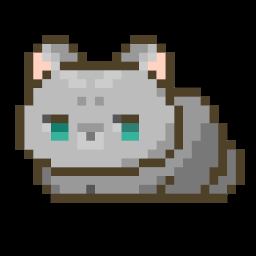
#> input picture pochi_256_256.png, 256 x 256 px; its folder holds 3 pictures in this run
$ jupyter execute 2_simple_merge.ipynb   (shell and % lines are left out)
#> lines starting #> are read from the running program, lines starting #| are printed output that depends on the picture
<h1>Table of Contents<span class="tocSkip"></span></h1>
<div class="toc"><ul class="toc-item"><li><span><a href="#はじめに" data-toc-modified-id="はじめに-1"><span class="toc-item-num">1&nbsp;&nbsp;</span>はじめに</a></span></li><li><span><a href="#前準備" data-toc-modified-id="前準備-2"><span class="toc-item-num">2&nbsp;&nbsp;</span>前準備</a></span><ul class="toc-item"><li><span><a href="#パッケージのインストール" data-toc-modified-id="パッケージのインストール-2.1"><span class="toc-item-num">2.1&nbsp;&nbsp;</span>パッケージのインストール</a></span></li><li><span><a href="#パッケージの読み込み" data-toc-modified-id="パッケージの読み込み-2.2"><span class="toc-item-num">2.2&nbsp;&nbsp;</span>パッケージの読み込み</a></span></li><li><span><a href="#画像表示用関数の定義" data-toc-modified-id="画像表示用関数の定義-2.3"><span class="toc-item-num">2.3&nbsp;&nbsp;</span>画像表示用関数の定義</a></span></li></ul></li><li><span><a href="#全体の流れ" data-toc-modified-id="全体の流れ-3"><span class="toc-item-num">3&nbsp;&nbsp;</span>全体の流れ</a></span><ul class="toc-item"><li><span><a href="#結合対象画像の読み込み" data-toc-modified-id="結合対象画像の読み込み-3.1"><span class="toc-item-num">3.1&nbsp;&nbsp;</span>結合対象画像の読み込み</a></span></li><li><span><a href="#出力画像サイズを計算し、空の画像を生成" data-toc-modified-id="出力画像サイズを計算し、空の画像を生成-3.2"><span class="toc-item-num">3.2&nbsp;&nbsp;</span>出力画像サイズを計算し、空の画像を生成</a></span><ul class="toc-item"><li><span><a href="#出力サイズ" data-toc-modified-id="出力サイズ-3.2.1"><span class="toc-item-num">3.2.1&nbsp;&nbsp;</span>出力サイズ</a></span></li><li><span><a href="#空の画像を生成" data-toc-modified-id="空の画像を生成-3.2.2"><span class="toc-item-num">3.2.2&nbsp;&nbsp;</span>空の画像を生成</a></span></li></ul></li><li><span><a href="#読み込んだ画像を空の画像へ順次設定" data-toc-modified-id="読み込んだ画像を空の画像へ順次設定-3.3"><span class="toc-item-num">3.3&nbsp;&nbsp;</span>読み込んだ画像を空の画像へ順次設定</a></span></li></ul></li><li><span><a href="#まとめ" data-toc-modified-id="まとめ-4"><span class="toc-item-num">4&nbsp;&nbsp;</span>まとめ</a></span><ul class="toc-item"><li><span><a href="#関数化" data-toc-modified-id="関数化-4.1"><span class="toc-item-num">4.1&nbsp;&nbsp;</span>関数化</a></span></li><li><span><a href="#関数使用" data-toc-modified-id="関数使用-4.2"><span class="toc-item-num">4.2&nbsp;&nbsp;</span>関数使用</a></span></li></ul></li></ul></div>

# はじめに

この notebook では複数画像を単純に横 or 縦に結合する方法について説明していきます

# 前準備

## パッケージのインストール

## パッケージの読み込み

[cell 1]
import matplotlib.pyplot as plt
import numpy as np
import cv2 as cv

## 画像表示用関数の定義

[cell 2]
def imgshow(src):
    # 複数枚
    if type(src) is list:
        fig = plt.figure(figsize=(8 * len(src), 16))
        for i, img in enumerate(src, 1):
            ax = fig.add_subplot(1, len(src), i)
            # グレースケール
            if img.ndim == 2:
                ax.imshow(img, cmap='gray', vmin=0, vmax=255)
            # BGR
            elif img.shape[2] == 3:
                ax.imshow(cv.cvtColor(img, cv.COLOR_BGR2RGB))
            # BGRA
            elif img.shape[2] == 4:
                ax.imshow(cv.cvtColor(img, cv.COLOR_BGRA2RGBA))
    # 1枚
    else:
        plt.figure(figsize=(8, 16))
        if src.ndim == 2:
            plt.imshow(src, cmap='gray', vmin=0, vmax=255)
        elif src.shape[2] == 3:
            plt.imshow(cv.cvtColor(src, cv.COLOR_BGR2RGB))
        elif src.shape[2] == 4:
            plt.imshow(cv.cvtColor(src, cv.COLOR_BGRA2RGBA))

    plt.show()

# 全体の流れ

1. 結合対象画像読み込み
2. 出力画像サイズを計算し、空の画像を生成
3. 読み込んだ画像を空の画像へ順次設定

## 結合対象画像の読み込み

今回は以下の 3 枚を使い説明していきます
読み込みは

```c
cv.imread('画像のPath', 読み込み形式)
```

で行います
読み込み形式は cv.IMREAD_UNCHANGED(BGR、アルファチャンネルが含まれる場合は BGRA)を指定します

[cell 3]
# 結合対象画像をlistへ格納
images = []

for i, num in enumerate([256, 512, 1024], 1):
    img = cv.imread(f'pochi_{num}_{num}.png', cv.IMREAD_UNCHANGED)
#> img is the input picture: shape (256, 256, 4); mean B, G, R, A 58.7, 62.6, 63.9, 114.5
    print(f'{i}枚目 : {img.shape[1]}px x {img.shape[1]}px')
#| 1枚目 : 256px x 256px
    images.append(img)

## 出力画像サイズを計算し、空の画像を生成

### 出力サイズ

縦結合か横結合かで計算方法が異なります

- 縦結合
  幅 : 入力画像の幅の最大値
  高さ : 入力画像の高さの合計

- 横結合
  幅 : 入力画像の幅の合計
  高さ : 入力画像の高さの最大値

[cell 4]
# 縦結合の場合
width = max(m.shape[1] for m in images)
#> width = 1024
height = sum(m.shape[0] for m in images)
#> height = 1792
print(f'Vertical width:{width}px height::{height}px')
#| Vertical width:1024px height::1792px

# 縦結合の場合
width = sum(m.shape[1] for m in images)
#> width = 1792
height = max(m.shape[0] for m in images)
#> height = 1024
print(f'Horizontal width:{width}px height::{height}px')
#| Horizontal width:1792px height::1024px

### 空の画像を生成

Python で OpenCv を使用する場合の画像のデータは
**[高さ, 幅, 種別毎のパラメータ(BGR,BGRA 等)]** の配列(ndarray)となるので
今回は背景透過(アルファチャンネルあり(種別毎のパラメータは BGRA の 4byte))で作成します
(アルファチャンネルを 0(透明)で初期化します)

また、OpenCv は各色空間の上下限が 0-255 の byte 型なので、

```c
dtype=np.unit8
```

の指定も行ってください

[cell 5]
output_img = np.zeros((height, width, 4), dtype=np.uint8)
print(
    f'OutputImage width:{output_img.shape[1]}px height::{output_img.shape[0]}px')
#| OutputImage width:1792px height::1024px

## 読み込んだ画像を空の画像へ順次設定

[cell 6]
x = 0
y = 0

for img in images:
    # 入力画像がBGRAになるよう色空間を変更
    # グレースケール
    if img.ndim == 2:
        merge_img = cv.cvtColor(img, cv.COLOR_GRAY2BGRA)
    # BGR
    elif img.shape[2] == 3:
        merge_img = cv.cvtColor(img, cv.COLOR_BGR2BGRA)
    # BGRA
    elif img.shape[2] == 4:
        merge_img = img

    # 縦結合の場合
    # output_img[y: y + merge_img.shape[0], 0: merge_img.shape[1]] = merge_img
    # y += merge_img.shape[0]

    # 横結合の場合
    output_img[0: merge_img.shape[0], x: x + merge_img.shape[1]] = merge_img
    x += merge_img.shape[1]
#> this loop made 3 passes
#> x on passes 1 to 3: 256, 768, 1792
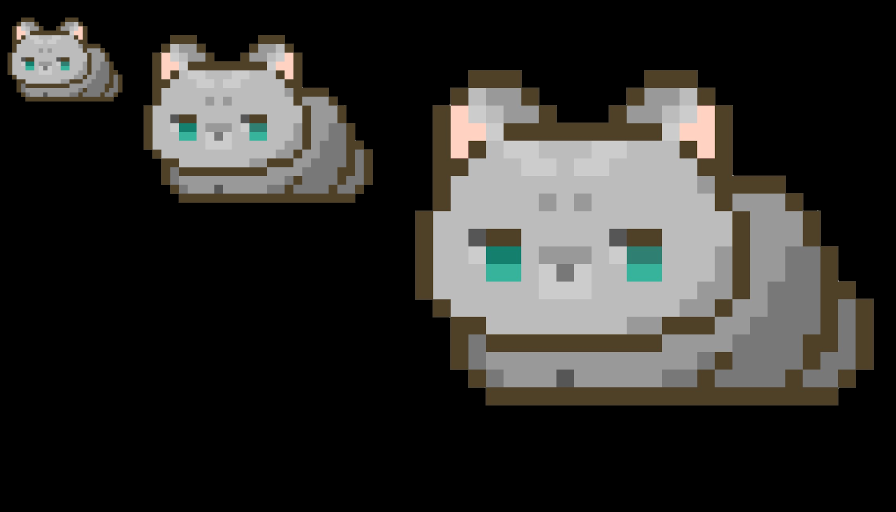
#> output_img: shape (1024, 1792, 4) (shown at 1/2 size); mean B, G, R, A 43.7, 46.6, 47.6, 85.9
#> after the loop, x = 1792
imgshow(output_img)
#> in imgshow, `plt.show()`:
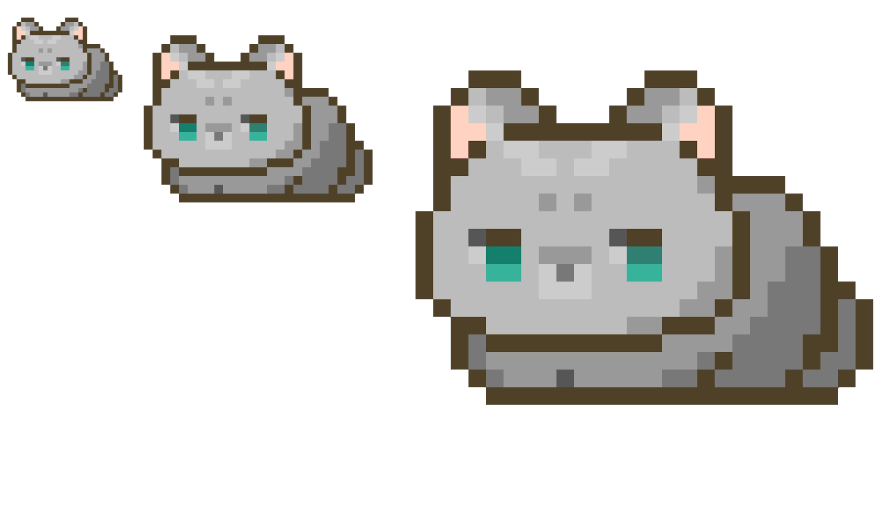
#> shown: shape (1024, 1792, 4) (shown at 1/2 size); mean R, G, B, A 47.6, 46.6, 43.7, 85.9; transparent parts drawn white

# まとめ

## 関数化

[cell 7]
from enum import IntEnum, auto


class SimpleMergeLayout(IntEnum):
    Vertical = auto()
    Horizontal = auto()


def simple_merge(images: list, layout: SimpleMergeLayout):
#> called with layout = 1
    x = 0
    y = 0

    if (layout != SimpleMergeLayout.Vertical) & (layout != SimpleMergeLayout.Horizontal):
        return

    if layout == SimpleMergeLayout.Vertical:
        # 縦結合の場合
        width = max(m.shape[1] for m in images)
#> width = 1024
        height = sum(m.shape[0] for m in images)
#> height = 1792
    elif layout == SimpleMergeLayout.Horizontal:
        # 縦結合の場合
        width = sum(m.shape[1] for m in images)
        height = max(m.shape[0] for m in images)

    output_img = np.zeros((height, width, 4), dtype=np.uint8)
    for img in images:
        # 入力画像がBGRAになるよう色空間を変更
        # グレースケール
        if img.ndim == 2:
            merge_img = cv.cvtColor(img, cv.COLOR_GRAY2BGRA)
        # BGR
        elif img.shape[2] == 3:
            merge_img = cv.cvtColor(img, cv.COLOR_BGR2BGRA)
        # BGRA
        elif img.shape[2] == 4:
            merge_img = img

        if layout == SimpleMergeLayout.Vertical:
            # 縦結合の場合
            output_img[y: y + merge_img.shape[0],
                       0: merge_img.shape[1]] = merge_img
            y += merge_img.shape[0]
        elif layout == SimpleMergeLayout.Horizontal:
            # 横結合の場合
            output_img[0: merge_img.shape[0], x: x +
                       merge_img.shape[1]] = merge_img
            x += merge_img.shape[1]
#> this loop made 3 passes
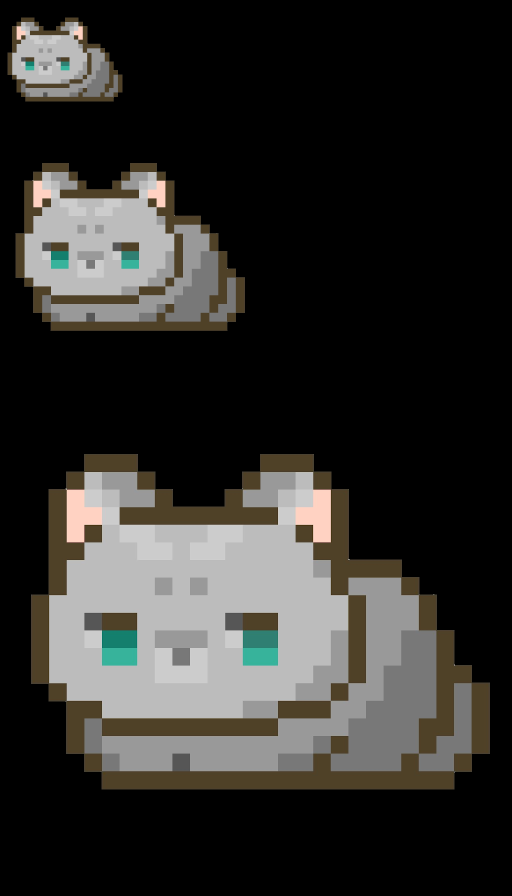
#> output_img: shape (1792, 1024, 4) (shown at 1/2 size); mean B, G, R, A 43.7, 46.6, 47.6, 85.9
#> after the loop, x = 0; y = 1792
    return output_img

## 関数使用

[cell 8]
# 縦結合
img = simple_merge(images, SimpleMergeLayout.Vertical)
imgshow(img)
#> in imgshow (call 2), `plt.show()`:
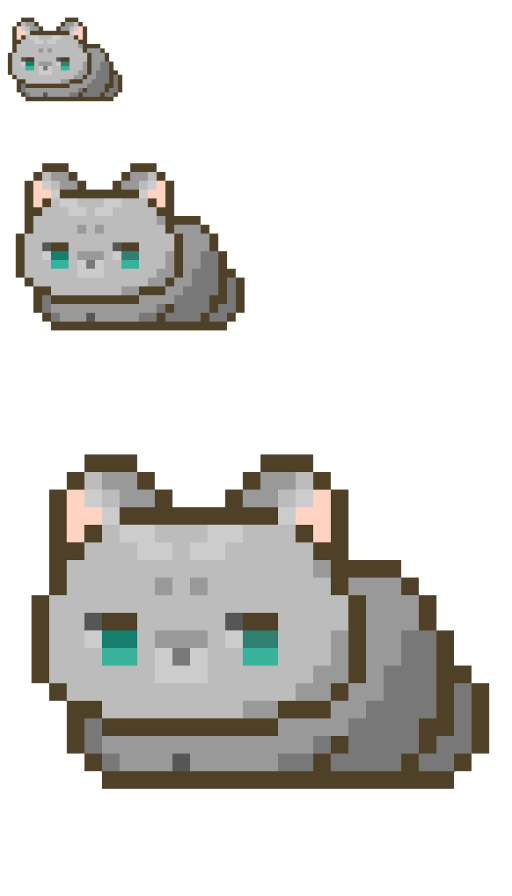
#> shown: shape (1792, 1024, 4) (shown at 1/2 size); mean R, G, B, A 47.6, 46.6, 43.7, 85.9; transparent parts drawn white
_ = cv.imwrite('simple_vertical.png', img)

# 横結合
img = simple_merge(images, SimpleMergeLayout.Horizontal)
#> the loop in simple_merge (call 2), `for img in images:` made 3 passes
